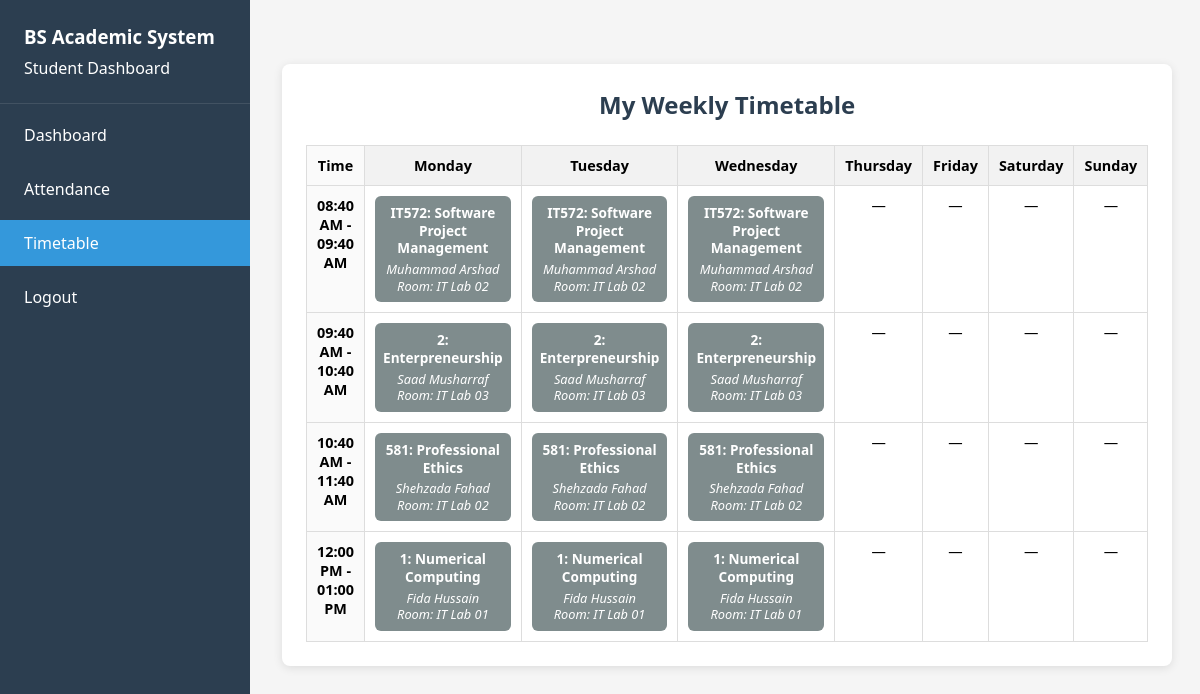
The app's page /student/timetable.php (signed in) with its own data.
### tables this page shows
CREATE TABLE `class_schedule` (
  `schedule_id` int(11) NOT NULL,
  `subject_id` int(11) NOT NULL,
  `faculty_id` int(11) NOT NULL,
  `classroom_id` int(11) NOT NULL,
  `semester_id` int(11) NOT NULL,
  `day_of_week` enum('Monday','Tuesday','Wednesday','Thursday','Friday','Saturday','Sunday') NOT NULL,
  `start_time` time NOT NULL,
  `end_time` time NOT NULL,
  `start_date` date NOT NULL,
  `end_date` date NOT NULL
);

CREATE TABLE `subjects` (
  `subject_id` int(11) NOT NULL,
  `subject_code` varchar(20) NOT NULL,
  `subject_name` varchar(100) NOT NULL,
  `credit_hours` int(11) NOT NULL,
  `description` text DEFAULT NULL,
  `department` varchar(50) DEFAULT NULL
);

CREATE TABLE `users` (
  `user_id` int(11) NOT NULL,
  `username` varchar(50) NOT NULL,
  `password_hash` varchar(255) NOT NULL,
  `email` varchar(100) NOT NULL,
  `role` enum('student','faculty','admin') NOT NULL,
  `first_name` varchar(50) NOT NULL,
  `last_name` varchar(50) NOT NULL,
  `contact_number` varchar(15) DEFAULT NULL,
  `registration_date` datetime DEFAULT current_timestamp(),
  `last_login` datetime DEFAULT NULL,
  `status` enum('active','inactive') DEFAULT 'active'
);

CREATE TABLE `classrooms` (
  `classroom_id` int(11) NOT NULL,
  `room_number` varchar(20) NOT NULL,
  `building` varchar(50) NOT NULL,
  `capacity` int(11) NOT NULL,
  `description` text DEFAULT NULL
);

### student/timetable.php (the view, shortened to what this page needs)
<?php
include '../includes/db.php';
$student_id = $_SESSION['user_id'];
$semesters_sql = "SELECT semester_id FROM student_semester_registration WHERE student_id = ? AND status = 'registered'";
$stmt = $conn->prepare($semesters_sql);
$stmt->bind_param("i", $student_id);
$stmt->execute();
$semester_result = $stmt->get_result();
$semester_ids = [];
while ($row = $semester_result->fetch_assoc()) {
    $semester_ids[] = $row['semester_id'];
}
if (empty($semester_ids)) {
    $timetable = [];
    $time_slots = [];
} else {
    $placeholders = implode(',', array_fill(0, count($semester_ids), '?'));
    $sql = "
        SELECT cs.schedule_id, s.subject_name, s.subject_code, cs.day_of_week, cs.start_time, cs.end_time,
               cr.room_number, u.first_name AS faculty_first, u.last_name AS faculty_last
        FROM class_schedule cs
        JOIN subjects s ON cs.subject_id = s.subject_id
        JOIN classrooms cr ON cs.classroom_id = cr.classroom_id
        JOIN users u ON cs.faculty_id = u.user_id
        WHERE cs.semester_id IN ($placeholders)
        ORDER BY cs.start_time, FIELD(cs.day_of_week, 'Monday', 'Tuesday', 'Wednesday', 'Thursday', 'Friday', 'Saturday', 'Sunday')
    ";
    $stmt = $conn->prepare($sql);
    $types = str_repeat('i', count($semester_ids));
    $stmt->bind_param($types, ...$semester_ids);
    $stmt->execute();
    $result = $stmt->get_result();
    $timetable = [];
    $time_slots = [];
    while ($row = $result->fetch_assoc()) {
        $start = $row['start_time'];
        $end = $row['end_time'];
        $day = $row['day_of_week'];
        $slot_key = $start . '-' . $end;
        if (!in_array($slot_key, $time_slots)) {
            $time_slots[] = $slot_key;
        }
        $timetable[$slot_key][$day] = $row;
    }
    usort($time_slots, function($a, $b) {
        return strcmp(explode('-', $a)[0], explode('-', $b)[0]);
    });
}
?>
<!DOCTYPE html>
<html lang="en">
<head>
<link rel="stylesheet" href="../assets/css/dashboard.css" />
</head>
<body>
<div class="dashboard">
  <?php include 'sidebar.php'; ?>
  <div class="main-content">
    <div class="std-timetable-container">
      <h2>My Weekly Timetable</h2>
      <?php if (empty($timetable)): ?>
        <p>You are not registered in any semester or no timetable available.</p>
      <?php else: ?>
        <table class="timetable">
          <thead>
            <tr>
              <th>Time</th>
              <th>Monday</th>
              <th>Tuesday</th>
              <th>Wednesday</th>
              <th>Thursday</th>
              <th>Friday</th>
              <th>Saturday</th>
              <th>Sunday</th>
            </tr>
          </thead>
          <tbody>
            <?php foreach ($time_slots as $slot):
              list($start, $end) = explode('-', $slot);
              $start_fmt = date('h:i A', strtotime($start));
              $end_fmt = date('h:i A', strtotime($end));
            ?>
              <tr>
                <td><?= $start_fmt ?> - <?= $end_fmt ?></td>
                <?php foreach (['Monday','Tuesday','Wednesday','Thursday','Friday','Saturday','Sunday'] as $day): ?>
                  <td>
                    <?php if (isset($timetable[$slot][$day])):
                      $cls = $timetable[$slot][$day];
                    ?>
                      <div class="class-info">
                        <div class="class-subject"><?= htmlspecialchars($cls['subject_code']) ?>: <?= htmlspecialchars($cls['subject_name']) ?></div>
                        <div class="class-faculty"><?= htmlspecialchars($cls['faculty_first'] . ' ' . $cls['faculty_last']) ?></div>
                        <div class="class-room">Room: <?= htmlspecialchars($cls['room_number']) ?></div>
                      </div>
                    <?php else: ?>
                      &mdash;
                    <?php endif; ?>
                  </td>
                <?php endforeach; ?>
              </tr>
            <?php endforeach; ?>
          </tbody>
        </table>
      <?php endif; ?>
    </div>
  </div>
</div>
</body>
</html>

### assets/css/dashboard.css (style rules this page uses)
* { margin: 0; padding: 0; box-sizing: border-box; font-family: 'Segoe UI', Tahoma, Geneva, Verdana, sans-serif; }
html, body { height: 100%; background: #f5f5f5; }
body { padding-left: 250px; }
.dashboard { display: flex; min-height: 100vh; }
.main-content { flex: 1; padding: 2rem; }
table { width: 100%; border-collapse: collapse; margin-top: 1rem; }
th, td { padding: 12px; border: 1px solid #ddd; text-align: left; }
th { background-color: #f2f2f2; }
.subjects-table, .users-table, .assignments-table, .semesters-table, .timetable { width: 100%; border-collapse: collapse; }
.timetable th { position: sticky; top: 0; }
h2 { text-align: center; margin-bottom: 1.5rem; color: #2c3e50; }
.std-timetable-container { max-width: 1000px; margin: 2rem auto; background: white; padding: 1.5rem; border-radius: 8px; box-shadow: 0 2px 10px rgba(0,0,0,0.1); overflow-x: auto; }
th:first-child, td:first-child { background-color: #fafafa; font-weight: 600; width: 100px; }
.class-info { background: #7f8c8d; color: white; border-radius: 6px; padding: 8px; font-size: 0.85rem; line-height: 1.3; }
.class-subject { font-weight: 700; margin-bottom: 4px; }
.class-faculty, .class-room { font-style: italic; font-size: 0.8rem; }
table { width: 100%; border-collapse: collapse; min-width: 800px; }
th, td { border: 1px solid #ddd; padding: 10px; vertical-align: top; text-align: center; font-size: 0.9rem; }

### assets/css/sidebar.css (style rules this page uses)
* { margin: 0; padding: 0; box-sizing: border-box; font-family: 'Segoe UI', Tahoma, Geneva, Verdana, sans-serif; }

### records on screen
class_schedule: subject.subject_code "IT572", subject.subject_name "Software Project Management", users.first_name+last_name "Muhammad Arshad", classroom.room_number "IT Lab 02"
class_schedule: subject.subject_code "IT572", subject.subject_name "Software Project Management", users.first_name+last_name "Muhammad Arshad", classroom.room_number "IT Lab 02"
class_schedule: subject.subject_code "IT572", subject.subject_name "Software Project Management", users.first_name+last_name "Muhammad Arshad", classroom.room_number "IT Lab 02"
class_schedule: subject.subject_code "2", subject.subject_name "Enterpreneurship", users.first_name+last_name "Saad Musharraf", classroom.room_number "IT Lab 03"
class_schedule: subject.subject_code "2", subject.subject_name "Enterpreneurship", users.first_name+last_name "Saad Musharraf", classroom.room_number "IT Lab 03"
class_schedule: subject.subject_code "2", subject.subject_name "Enterpreneurship", users.first_name+last_name "Saad Musharraf", classroom.room_number "IT Lab 03"
class_schedule: subject.subject_code "581", subject.subject_name "Professional Ethics", users.first_name+last_name "Shehzada Fahad", classroom.room_number "IT Lab 02"
class_schedule: subject.subject_code "581", subject.subject_name "Professional Ethics", users.first_name+last_name "Shehzada Fahad", classroom.room_number "IT Lab 02"
class_schedule: subject.subject_code "581", subject.subject_name "Professional Ethics", users.first_name+last_name "Shehzada Fahad", classroom.room_number "IT Lab 02"
class_schedule: subject.subject_code "1", subject.subject_name "Numerical Computing", users.first_name+last_name "Fida Hussain", classroom.room_number "IT Lab 01"
class_schedule: subject.subject_code "1", subject.subject_name "Numerical Computing", users.first_name+last_name "Fida Hussain", classroom.room_number "IT Lab 01"
class_schedule: subject.subject_code "1", subject.subject_name "Numerical Computing", users.first_name+last_name "Fida Hussain", classroom.room_number "IT Lab 01"

### other values on screen
$start_fmt "08:40 AM"
$end_fmt "09:40 AM"
$start_fmt "09:40 AM"
$end_fmt "10:40 AM"
$start_fmt "10:40 AM"
$end_fmt "11:40 AM"
$start_fmt "12:00 PM"
$end_fmt "01:00 PM"
